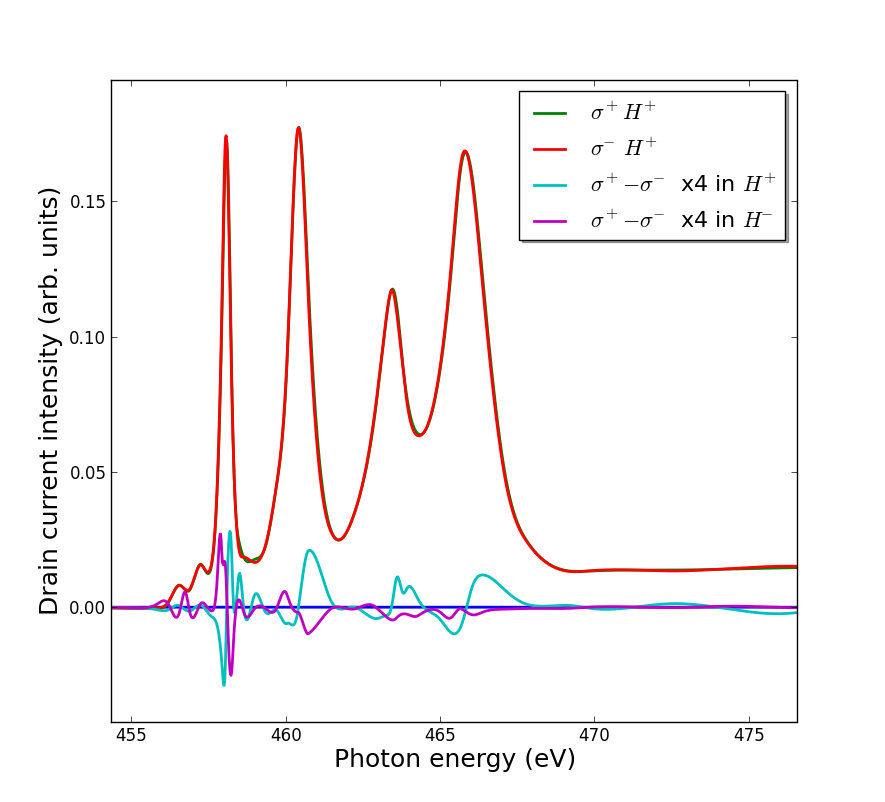

This figure's Python source:
"""
Script to analyse XLD and XMCD spectra
"""
import matplotlib.lines as mlines
import matplotlib.pyplot as plt
import numpy as np
import math
import copy
import random
import h5py
import copy
from scipy import interpolate

smooth = .0003
FILE_LC = "../../Data/i09-75693.nxs"
FILE_LCflip = "../../Data/i09-75713.nxs"
FILE_RC = "../../Data/i09-75694.nxs"
FILE_RCflip = "../../Data/i09-75714.nxs"
FILE_LC_RT = "../../Data/i09-75680.nxs"
FILE_RC_RT = "../../Data/i09-75681.nxs"
delta_E = 0.05 #eV, absolute
delta_int = 0.01 #relative

import csv
def save(energies, spectrum, ext):
    name = 'LMO7TI'
    with open('csv/'+name+'-'+ext+'.csv', 'wb') as f:
        writer = csv.writer(f)
        writer.writerow(('energy','intensity'))
        for n, s in enumerate(spectrum):
            writer.writerow((energies[n], s))
        f.close()

def getBackground(energies, spectrum):
    
    points = [1, 100, 170, 245, 280, 400, 445]
    B = 1
    answ = "n"

    # Substracting pre-edge
    minimum = min(spectrum[points[0]:points[1]])
    spectrum = [s-minimum for s in spectrum]

    # Simulating step-function
    step = []
    start = spectrum[points[1]]
    mid = spectrum[points[3]]
    end = spectrum[points[5]]
    try:
        for e in energies:
            # fermi-dirac distribution-like normalisation function
            n = diff1/(math.exp((energies[points[2]]-e)/B)+1)
            m = diff2/(math.exp((energies[points[4]]-e)/B)+1)
            step.append(n+m)
    except:
        diff1 = mid - start
        diff2 = end - mid
        global diff1
        global diff2
        for e in energies:
            # fermi-dirac distribution-like normalisation function
            n = diff1/(math.exp((energies[points[2]]-e)/B)+1)
            m = diff2/(math.exp((energies[points[4]]-e)/B)+1)
            step.append(n+m)
    fitspect = [s - step[n] for n, s in enumerate(spectrum)]

##    while answ == "n":
##        plt.plot(energies, spectrum)
##        plt.plot(energies, [s+start for s in step])
##        for p in points:
##            plt.axvline(energies[p], color='k', linestyle='solid')
##        plt.show()
##            
##        answ = raw_input("Are the lines placed correctly? y/n: ")
##        while answ != "n" and answ != "y":
##            answ = raw_input("Use 'y' or 'n'. Are the lines correct?: ")
##
##        if answ == "y": break
##        print "Previous lines were places at ",points
##        for n, p in enumerate(points):
##            try: points[n] = int(raw_input("Line "+str(n+1)+" to: "))
##            except:
##                print "Invalid syntax"
##                points[n] = int(raw_input("Line "+str(n+1)+" to: "))
##        print points

    # Fitting 4th order polynomial to bg without step
    bg = range(points[0],points[1]) + [points[3]] + range(points[5],points[6])
    x, y = [energies[n] for n in bg], [fitspect[n] for n in bg]
    a, b, c, d, e =  np.polyfit(x, y, 4)
    norm = [a*i**4 + b*i**3 + c*i**2 + d*i + e for i in energies]
    spectNorm = [s-norm[n]+step[n] for n, s in enumerate(fitspect)]

    reg = [points[1], points[3], points[5]]
    return norm, spectNorm, reg

def getError(intensity, energies, delta_E, delta_int):
    
    error = []
    for n, e in enumerate(energies):
        try:
            a = (intensity[n+1] - intensity[n-1])/(energies[n+1]-energies[n-1])
            i_err = intensity[n] * delta_int
            e_err = a * delta_E
            error.append(math.sqrt(i_err**2 + e_err**2))
        except: error.append(0)

    return error

def getMagnetism(int1, int2, energies, reg):
    # Getting error expectation for each data point    
    int1_error = getError(int1, energies, delta_E, delta_int)
    int2_error = getError(int2, energies, delta_E, delta_int)
    
    # Putting together the XMCD spectrum    
    s = []
    error = []
    for n, e in enumerate(energies):
        new = int1[n] - int2[n]
        err = math.sqrt(int1_error[n]**2 + int2_error[n]**2)
        s.append(new)
        error.append(err)
        
    # Read data
    A, B, A_err, B_err = 0, 0, 0, 0
    for n, e in enumerate(energies):
        if e > reg[0] and e < reg[1]:
            A += s[n]
            A_err += error[n]**2
        elif e > reg[1] and e < reg[2]:
            B += s[n]
            B_err += error[n]**2
    A_err = math.sqrt(A_err)
    B_err = math.sqrt(B_err)

    A = abs(A)
    B = abs(B)
    
    C = 10.0         # beV
    # Calculate m_s
    m_s = 1/C*(2*B - A)
    m_s_err = 1/C* math.sqrt((2*B_err)**2 + A_err**2)

    # Calculate m_o
    m_o = -2/3/C*(A + B)
    m_o_err = -2/3/C * math.sqrt(A_err**2 + B_err**2)
    
    print "m_s has a value of "+str(m_s)+" +- "+str(100*abs(m_s_err/m_s))+"%"
    print "m_o has a value of "+str(m_o)+" +- "+str(100*abs(m_o_err/m_o))+"%"
    print "Ratio: "+str(m_o/m_s)+" +- "+str(100*math.sqrt((m_s_err/m_s)**2 + (m_o_err/m_o)**2))+" %"

    return m_o, m_o_err, m_s, m_s_err

if __name__ == '__main__':
    print "Gathering measurements data"
    
    with h5py.File(FILE_LC, 'r') as f:
        energies = f["/entry1/smpmamp39/pgmenergy"]
        
        spectrum = f["/entry1/smpmamp39/smpmamp39"]
        i_0 = f["/entry1/instrument/sm5amp8/sm5amp8"]

        LCEnergies = [e for e in energies]
        LCSpectrum = [s/i_0[n] for n, s in enumerate(spectrum)]

    with h5py.File(FILE_LCflip, 'r') as f:
        energies = f["/entry1/smpmamp39/pgmenergy"]
        
        spectrum = f["/entry1/smpmamp39/smpmamp39"]
        i_0 = f["/entry1/instrument/sm5amp8/sm5amp8"]

        LCflipEnergies = [e for e in energies]
        LCflipSpectrum = [s/i_0[n] for n, s in enumerate(spectrum)]

    with h5py.File(FILE_RC, 'r') as f:
        energies = f["/entry1/smpmamp39/pgmenergy"]
        spectrum = f["/entry1/smpmamp39/smpmamp39"]
        
        i_0 = f["/entry1/instrument/sm5amp8/sm5amp8"]

        RCEnergies = [e for e in energies]
        RCSpectrum = [s/i_0[n] for n, s in enumerate(spectrum)]

    with h5py.File(FILE_RCflip, 'r') as f:
        energies = f["/entry1/smpmamp39/pgmenergy"]
        spectrum = f["/entry1/smpmamp39/smpmamp39"]
        
        i_0 = f["/entry1/instrument/sm5amp8/sm5amp8"]

        RCflipEnergies = [e for e in energies]
        RCflipSpectrum = [s/i_0[n] for n, s in enumerate(spectrum)]

    with h5py.File(FILE_RC_RT, 'r') as f:
        energies = f["/entry1/smpmamp39/pgmenergy"]
        spectrum = f["/entry1/smpmamp39/smpmamp39"]
        
        i_0 = f["/entry1/instrument/sm5amp8/sm5amp8"]

        RCEnergies_RT = [e for e in energies]
        RCSpectrum_RT = [s/i_0[n] for n, s in enumerate(spectrum)]

    with h5py.File(FILE_LC_RT, 'r') as f:
        energies = f["/entry1/smpmamp39/pgmenergy"]
        spectrum = f["/entry1/smpmamp39/smpmamp39"]
        
        i_0 = f["/entry1/instrument/sm5amp8/sm5amp8"]

        LCEnergies_RT = [e for e in energies]
        LCSpectrum_RT = [s/i_0[n] for n, s in enumerate(spectrum)]

    energies = np.linspace(LCEnergies[0], LCEnergies[-1], num=len(LCEnergies)*5, endpoint=True)

    print "============"
    print "First background"
    print "============"
    LCNorm, LCSpectrum_norm, reg = getBackground(LCEnergies, LCSpectrum)
    splineRep = interpolate.splrep(LCEnergies, LCSpectrum_norm, s=smooth)
    LCSpectrum_norm = interpolate.splev(energies, splineRep, der=0)
    print "============"
    print "Second background"
    print "============"
    LCflipNorm, LCflipSpectrum_norm, reg = getBackground(LCflipEnergies, LCflipSpectrum)
    splineRep = interpolate.splrep(LCflipEnergies, LCflipSpectrum_norm, s=smooth)
    LCflipSpectrum_norm = interpolate.splev(energies, splineRep, der=0)
    print "============"
    print "Third background"
    print "============"
    RCNorm, RCSpectrum_norm, reg = getBackground(RCEnergies, RCSpectrum)
    splineRep = interpolate.splrep(RCEnergies, RCSpectrum_norm, s=smooth)
    RCSpectrum_norm = interpolate.splev(energies, splineRep, der=0)
    print "============"
    print "Fourth background"
    print "============"
    RCflipNorm, RCflipSpectrum_norm, reg = getBackground(RCflipEnergies, RCflipSpectrum)
    splineRep = interpolate.splrep(RCflipEnergies, RCflipSpectrum_norm, s=smooth)
    RCflipSpectrum_norm = interpolate.splev(energies, splineRep, der=0)
    print "============"
    print "Fifth background"
    print "============"
    LCNorm, LCSpectrum_RT_norm, reg = getBackground(LCEnergies_RT, LCSpectrum_RT)
    splineRep = interpolate.splrep(LCEnergies_RT, LCSpectrum_RT_norm, s=smooth)
    LCSpectrum_RT_norm = interpolate.splev(energies, splineRep, der=0)
    print "============"
    print "Sixth background"
    print "============"
    RCNorm, RCSpectrum_RT_norm, reg = getBackground(RCEnergies_RT, RCSpectrum_RT)
    splineRep = interpolate.splrep(RCEnergies_RT, RCSpectrum_RT_norm, s=smooth)
    RCSpectrum_RT_norm = interpolate.splev(energies, splineRep, der=0)

    # Get magnetism
##    m_o, m_o_err, m_s, m_s_err = getMagnetism(RCSpectrum_norm, LCSpectrum_norm, energies, reg)

    # Make XMCD
    XMCD = [(LCSpectrum_norm[n]-s)*4 for n, s in enumerate(RCSpectrum_norm)]      
    XMCDflip = [(LCflipSpectrum_norm[n]-s)*4 for n, s in enumerate(RCflipSpectrum_norm)]
    XMCD_RT = [(LCSpectrum_RT_norm[n]-s)*4 for n, s in enumerate(RCSpectrum_RT_norm)]

    # Save data to CSV
    spectra = [LCSpectrum_norm, LCflipSpectrum_norm, RCSpectrum_norm, RCflipSpectrum_norm, LCSpectrum_RT_norm, RCSpectrum_RT_norm, XMCD, XMCDflip, XMCD_RT]
    for n, s in enumerate(spectra):
        save(energies, s, str(n+1))

    # Plot data
    plt.plot(energies, [0 for e in energies], linewidth=2.0)
##    plt.plot(RCEnergies, LCSpectrum)
##    plt.plot(RCEnergies, LCNorm)
    plt.plot(energies, LCSpectrum_norm, label='$\sigma^+H^+$', linewidth=2.0)
##    plt.plot(RCEnergies, LCflipSpectrum_norm, 'k--',label='$\sigma^+H^-$')
    plt.plot(energies, RCSpectrum_norm, label='$\sigma^-H^+$', linewidth=2.0)
##    plt.plot(RCEnergies, RCflipSpectrum_norm, 'k:', label='$\sigma^-H^-$')
    plt.plot(energies, XMCD,  linewidth=2.0, label='$\sigma^+-\sigma^-$ x4 in $H^+$')
    plt.plot(energies, XMCDflip, linewidth=2.0 , label='$\sigma^+-\sigma^-$ x4 in $H^-$')
##    plt.plot(energies, XMCD_RT,  linewidth=2.0, label='$\sigma^+-\sigma^-$ x4 in $H^+$, RT')
    
    legend = plt.legend(loc='upper right', shadow=True, fontsize=16)
##    title = plt.title("Ti L XMCD spectrum of ex-situ STO|LMO(7) at different temperatures")
    plt.xlabel("Photon energy (eV)", fontsize=18)
    plt.ylabel("Drain current intensity (arb. units)", fontsize=18)
##    plt.text(energies[reg[1]]-5,min(XMCD), "m_s = "+str(m_s)+" +- "+str(abs(100*m_s_err/m_s))+"%\n"+
##                                    "m_o = "+str(m_o)+" +- "+str(abs(100*m_o_err/m_o))+"%\n"+
##                                    "Ratio = "+str(m_o/m_s)+" +- "+str(100*math.sqrt((m_s_err/m_s)**2 + (m_o_err/m_o)**2))+" %",
##             fontsize=10)
##    
    plt.show()   
